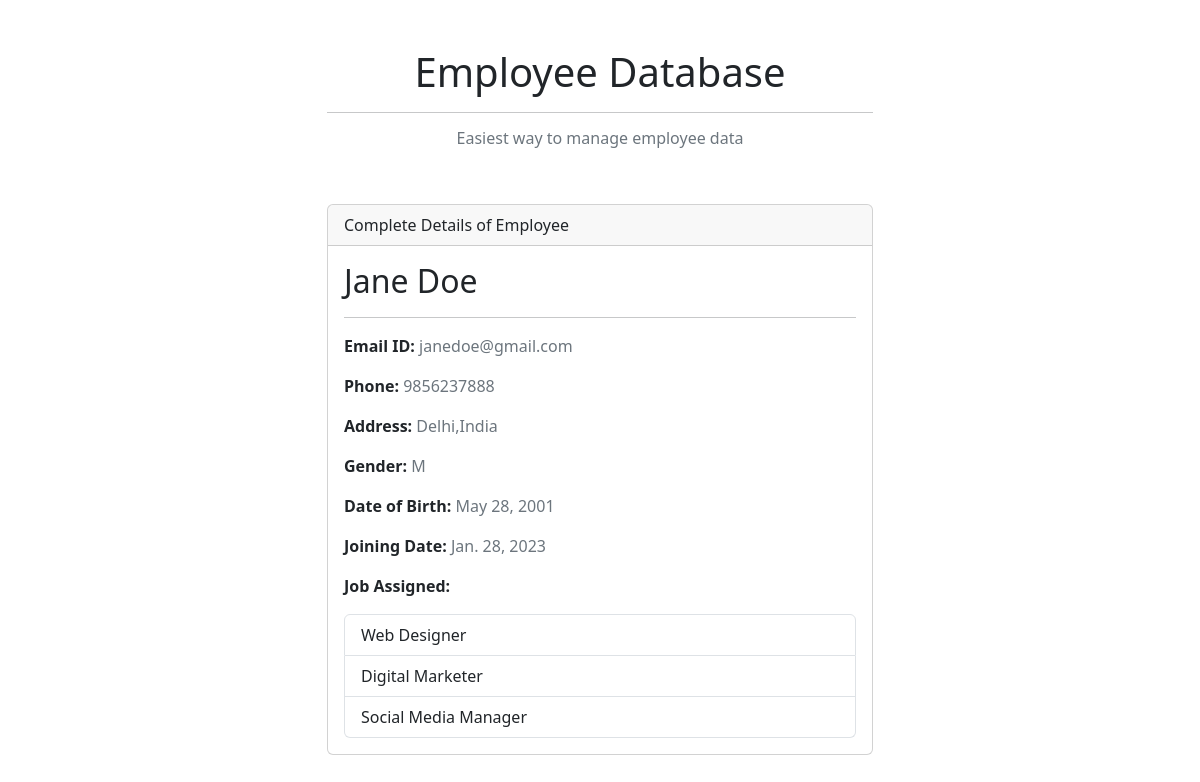
/employees/2, run on the app's committed database.
### ems/models.py (models this page shows, shortened)
class Employee(models.Model):
    GENDER_CHOICES = [('M', 'Male'), ('F', 'Female'), ('O', 'Others')]
    first_name = models.CharField(max_length=200)
    last_name = models.CharField(max_length=200)
    email_id = models.EmailField(max_length=250)
    phone_number = models.CharField(max_length=13, blank=True)
    address = models.TextField()
    gender = models.CharField(max_length=1, choices=GENDER_CHOICES, blank=True)
    dob = models.DateField()
    joining_date = models.DateField()
    jobs = models.ManyToManyField('Job', blank=True)

class Job(models.Model):
    name = models.CharField(max_length=250)

### ems/views.py (the view)
# urls.py: path('employees/<int:employee_id>', views.employee_detail, name='employee_detail'),
def employee_detail(request, employee_id):
    try:
        employee = Employee.objects.get(id=employee_id)
    except Employee.DoesNotExist:
        raise Http404('Employee not found')
    return render(request, 'ems/employee_detail.html', {'employee': employee})

### ems/templates/ems/employee_detail.html
{% extends 'ems/base.html' %}
{% block content %}
<div class="col-md-6">
    <div class="card mb-5">
        <div class="card-header">Complete Details of Employee</div>
        <div class="card-body">
            <h2>{{ employee.first_name|capfirst }} {{ employee.last_name|capfirst }}</h2>
            <hr>
            <p><strong>Email ID:</strong> <span class="text-secondary">{{ employee.email_id }}</span></p>
            <p><strong>Phone:</strong> <span class="text-secondary">{{employee.phone_number }}</span></p>
            <p><strong>Address:</strong> <span class="text-secondary">{{ employee.address }}</span></p>
            <p><strong>Gender:</strong> <span class="text-secondary">{{ employee.gender }}</span></p>
            <p><strong>Date of Birth:</strong> <span class="text-secondary">{{ employee.dob }}</span></p>
            <p><strong>Joining Date:</strong> <span class="text-secondary">{{ employee.joining_date }}</span></p>
            <p><strong>Job Assigned:</strong></p>
            {% if employee.jobs.all %}
            <ul class="list-group">
            {% for job in employee.jobs.all %}
                <li class="list-group-item"> {{job.name}} </li>
            {% endfor %}
            </ul>
            {% endif %}
        </div>
    </div>
</div>
{% endblock content %}

### data on the page
Employee: first_name "Jane", last_name "Doe", email_id "janedoe@gmail.com", phone_number "9856237888", address "Delhi,India", gender "M", dob "May 28, 2001", joining_date "Jan. 28, 2023"
Job: name "Web Designer"
Job: name "Digital Marketer"
Job: name "Social Media Manager"
